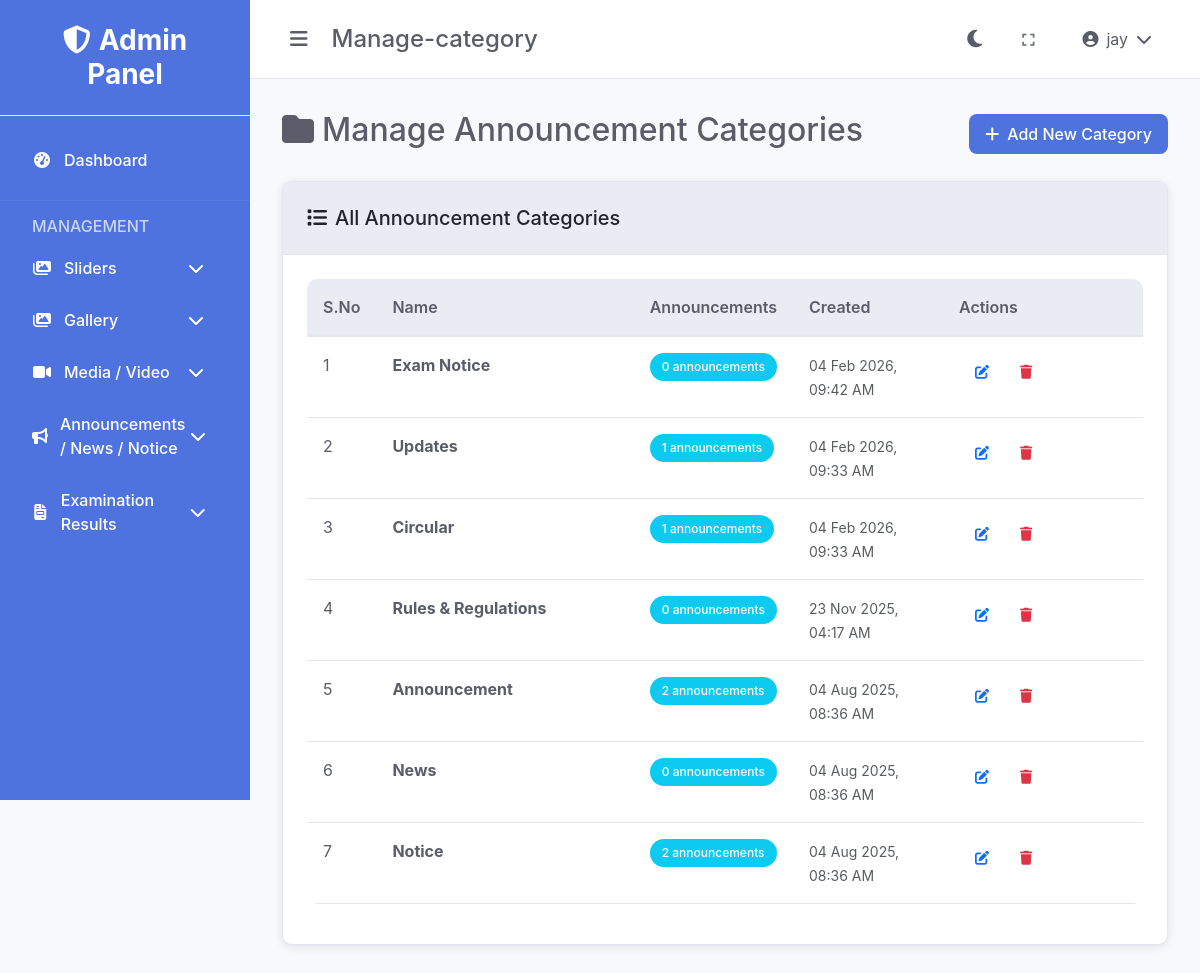
The app's page /announcements/manage-category.php (signed in) with its own data.
### tables this page shows
CREATE TABLE IF NOT EXISTS `announcement_categories` (
  `id` int(11) NOT NULL AUTO_INCREMENT,
  `name` varchar(255) NOT NULL,
  `status` enum('active','inactive') DEFAULT 'active',
  `created_at` timestamp NOT NULL DEFAULT CURRENT_TIMESTAMP,
  PRIMARY KEY (`id`)
);

### includes/functions.php (called while the page is built, shortened)
<?php
function getBaseUrl() {
    $protocol = isset($_SERVER['HTTPS']) && $_SERVER['HTTPS'] === 'on' ? 'https' : 'http';
    $host = $_SERVER['HTTP_HOST'];
    $scriptPath = $_SERVER['SCRIPT_NAME'];
    $adminPanelPos = strpos($scriptPath, '/control-dashboard');
    if ($adminPanelPos !== false) {
        $basePath = substr($scriptPath, 0, $adminPanelPos + strlen('/control-dashboard'));
        $path = substr($basePath, 0, $adminPanelPos);
    } else {
        $path = '';
    }
    return $protocol . '://' . $host . $path;
}
function getAssetUrl($path = '') {
    $baseUrl = getBaseUrl();
    $adminPath = '/control-dashboard';
    $path = ltrim($path, '/');
    return $baseUrl . $adminPath . '/assets/' . $path;
}
function formatDate($date) {
    return date('d M Y, h:i A', strtotime($date));
}
?>

### announcements/manage-category.php (the view, shortened to what this page needs)
<?php
require_once '../config/database.php';
require_once '../includes/functions.php';
$sql = "SELECT ac.*, COUNT(a.id) as announcement_count FROM announcement_categories ac
        LEFT JOIN announcements a ON ac.id = a.category_id
        GROUP BY ac.id
        ORDER BY ac.created_at DESC";
$result = $conn->query($sql);
$categories = $result->fetch_all(MYSQLI_ASSOC);
?>
<!DOCTYPE html>
<html lang="en">
<head>
    <link href="https://cdn.jsdelivr.net/npm/bootstrap@5.3.0/dist/css/bootstrap.min.css" rel="stylesheet">
    <link href="https://cdnjs.cloudflare.com/ajax/libs/font-awesome/6.4.0/css/all.min.css" rel="stylesheet">
    <link href="<?php echo getAssetUrl('css/style.css'); ?>" rel="stylesheet">
</head>
<body data-theme="light">
    <div class="admin-layout">
        <?php include '../includes/sidebar.php'; ?>
        <div class="main-content">
            <?php include '../includes/header.php'; ?>
            <div class="content">
                <div class="d-flex justify-content-between align-items-center mb-4">
                    <h2><i class="fas fa-folder me-2"></i>Manage Announcement Categories</h2>
                    <a href="add-category.php" class="btn btn-primary">
                        <i class="fas fa-plus me-2"></i>Add New Category
                    </a>
                </div>
                <div class="card">
                    <div class="card-header">
                        <h5 class="mb-0"><i class="fas fa-list me-2"></i>All Announcement Categories</h5>
                    </div>
                    <div class="card-body">
                        <?php if (empty($categories)): ?>
                            <div class="text-center py-5">
                                <i class="fas fa-folder fa-3x text-muted mb-3"></i>
                                <h5 class="text-muted">No announcement categories found</h5>
                                <p class="text-muted">Start by adding your first announcement category.</p>
                                <a href="add-category.php" class="btn btn-primary">
                                    <i class="fas fa-plus me-2"></i>Add First Category
                                </a>
                            </div>
                        <?php else: ?>
                            <div class="table-responsive">
                                <table class="table table-hover">
                                    <thead>
                                        <tr>
                                            <th width="50">S.No</th>
                                            <th>Name</th>
                                            <th width="120">Announcements</th>
                                            <th width="150">Created</th>
                                            <th width="200">Actions</th>
                                        </tr>
                                    </thead>
                                    <tbody>
                                        <?php foreach ($categories as $index => $category): ?>
                                            <tr>
                                                <td><?php echo $index + 1; ?></td>
                                                <td>
                                                    <strong><?php echo htmlspecialchars($category['name']); ?></strong>
                                                </td>
                                                <td>
                                                    <span class="badge bg-info"><?php echo $category['announcement_count']; ?> announcements</span>
                                                </td>
                                                <td>
                                                    <small class="text-muted">
                                                        <?php echo formatDate($category['created_at']); ?>
                                                    </small>
                                                </td>
                                                <td>
                                                    <div class="btn-group" role="group">
                                                        <a href="edit-category.php?id=<?php echo $category['id']; ?>"
                                                           class="btn btn-sm btn-outline-primary"
                                                           title="Edit">
                                                            <i class="fas fa-edit"></i>
                                                        </a>
                                                        <a href="?delete=<?php echo $category['id']; ?>"
                                                           class="btn btn-sm btn-outline-danger"
                                                           title="Delete"
                                                           onclick="return confirm('Are you sure you want to delete this category?')">
                                                            <i class="fas fa-trash"></i>
                                                        </a>
                                                    </div>
                                                </td>
                                            </tr>
                                        <?php endforeach; ?>
                                    </tbody>
                                </table>
                            </div>
                        <?php endif; ?>
                    </div>
                </div>
            </div>
        </div>
    </div>
</body>
</html>

### assets/css/style.css (style rules this page uses)
:root { --primary-color: #4e73df; --secondary-color: #858796; --success-color: #1cc88a; --info-color: #36b9cc; --warning-color: #f6c23e; --danger-color: #e74a3b; --light-color: #f8f9fc; --dark-color: #5a5c69; --sidebar-width: 250px; --header-height: 60px; --transition-speed: 0.3s; }
[data-theme="light"] { --bg-primary: #ffffff; --bg-secondary: #f8f9fc; --bg-tertiary: #eaecf4; --text-primary: #5a5c69; --text-secondary: #858796; --border-color: #e3e6f0; --card-bg: #ffffff; --sidebar-bg: #4e73df; --header-bg: #ffffff; }
* { margin: 0; padding: 0; box-sizing: border-box; }
body { font-family: 'Nunito', -apple-system, BlinkMacSystemFont, 'Segoe UI', Roboto, sans-serif; background-color: var(--bg-secondary); color: var(--text-primary); transition: background-color var(--transition-speed), color var(--transition-speed); }
.admin-layout { display: flex; min-height: 100vh; }
.main-content { flex: 1; margin-left: var(--sidebar-width); transition: margin-left var(--transition-speed); }
.content { padding: 2rem; }
.card { background: var(--card-bg); border: 1px solid var(--border-color); border-radius: 10px; box-shadow: 0 2px 10px rgba(0, 0, 0, 0.1); transition: all 0.3s ease; }
.card-header { background: var(--bg-tertiary); border-bottom: 1px solid var(--border-color); padding: 1.5rem; border-radius: 10px 10px 0 0; }
.card-body { padding: 1.5rem; }
.btn { border-radius: 8px; font-weight: 500; padding: 0.5rem 1rem; transition: all 0.3s ease; border: none; }
.btn-primary { background: var(--primary-color); color: white; }
.table { background: var(--card-bg); border-radius: 10px; overflow: hidden; }
.table th { background: var(--bg-tertiary); border-bottom: 2px solid var(--border-color); color: var(--text-primary); font-weight: 600; padding: 1rem; }
.table td { padding: 1rem; border-bottom: 1px solid var(--border-color); color: var(--text-primary); }
.badge { padding: 0.5rem 0.75rem; border-radius: 20px; font-weight: 500; }

### records on screen
announcement_categories: name "Exam Notice", announcement_count "0", created_at "04 Feb 2026, 09:42 AM"
announcement_categories: name "Updates", announcement_count "1", created_at "04 Feb 2026, 09:33 AM"
announcement_categories: name "Circular", announcement_count "1", created_at "04 Feb 2026, 09:33 AM"
announcement_categories: name "Rules & Regulations", announcement_count "0", created_at "23 Nov 2025, 04:17 AM"
announcement_categories: name "Announcement", announcement_count "2", created_at "04 Aug 2025, 08:36 AM"
announcement_categories: name "News", announcement_count "0", created_at "04 Aug 2025, 08:36 AM"
announcement_categories: name "Notice", announcement_count "2", created_at "04 Aug 2025, 08:36 AM"

### other values on screen
basename($_SERVER['PHP_SELF'], '.php') "Manage-category"
$_SESSION['full_name'] "jay"
